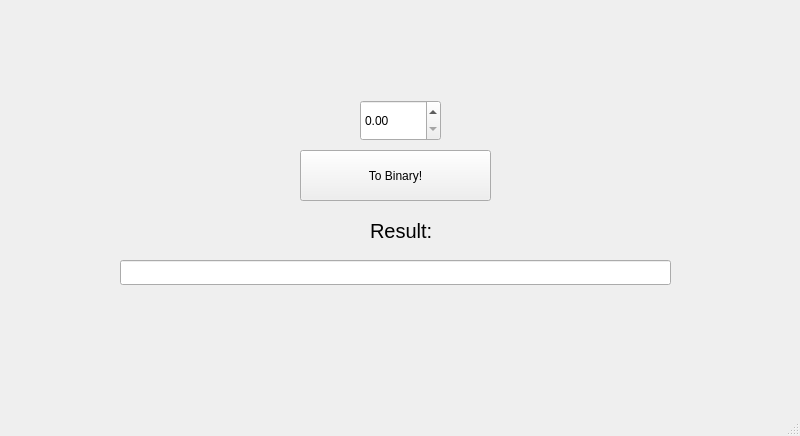
<?xml version="1.0" encoding="UTF-8"?>
<ui version="4.0">
 <class>MainWindow</class>
 <widget class="QMainWindow" name="MainWindow">
  <property name="geometry">
   <rect>
    <x>0</x>
    <y>0</y>
    <width>800</width>
    <height>436</height>
   </rect>
  </property>
  <property name="windowTitle">
   <string>MainWindow</string>
  </property>
  <widget class="QWidget" name="centralwidget">
   <widget class="QPushButton" name="getAnswerButton">
    <property name="geometry">
     <rect>
      <x>300</x>
      <y>150</y>
      <width>191</width>
      <height>51</height>
     </rect>
    </property>
    <property name="text">
     <string>To Binary!</string>
    </property>
   </widget>
   <widget class="QDoubleSpinBox" name="doubleSpinBox">
    <property name="geometry">
     <rect>
      <x>360</x>
      <y>100</y>
      <width>81</width>
      <height>41</height>
     </rect>
    </property>
    <property name="specialValueText">
     <string/>
    </property>
   </widget>
   <widget class="QLineEdit" name="lineEdit">
    <property name="geometry">
     <rect>
      <x>120</x>
      <y>260</y>
      <width>551</width>
      <height>25</height>
     </rect>
    </property>
    <property name="text">
     <string/>
    </property>
   </widget>
   <widget class="QLabel" name="label">
    <property name="geometry">
     <rect>
      <x>370</x>
      <y>220</y>
      <width>81</width>
      <height>21</height>
     </rect>
    </property>
    <property name="font">
     <font>
      <pointsize>15</pointsize>
     </font>
    </property>
    <property name="text">
     <string>Result:</string>
    </property>
   </widget>
  </widget>
  <widget class="QMenuBar" name="menubar">
   <property name="geometry">
    <rect>
     <x>0</x>
     <y>0</y>
     <width>800</width>
     <height>22</height>
    </rect>
   </property>
  </widget>
  <widget class="QStatusBar" name="statusbar"/>
 </widget>
 <resources/>
 <connections/>
</ui>
